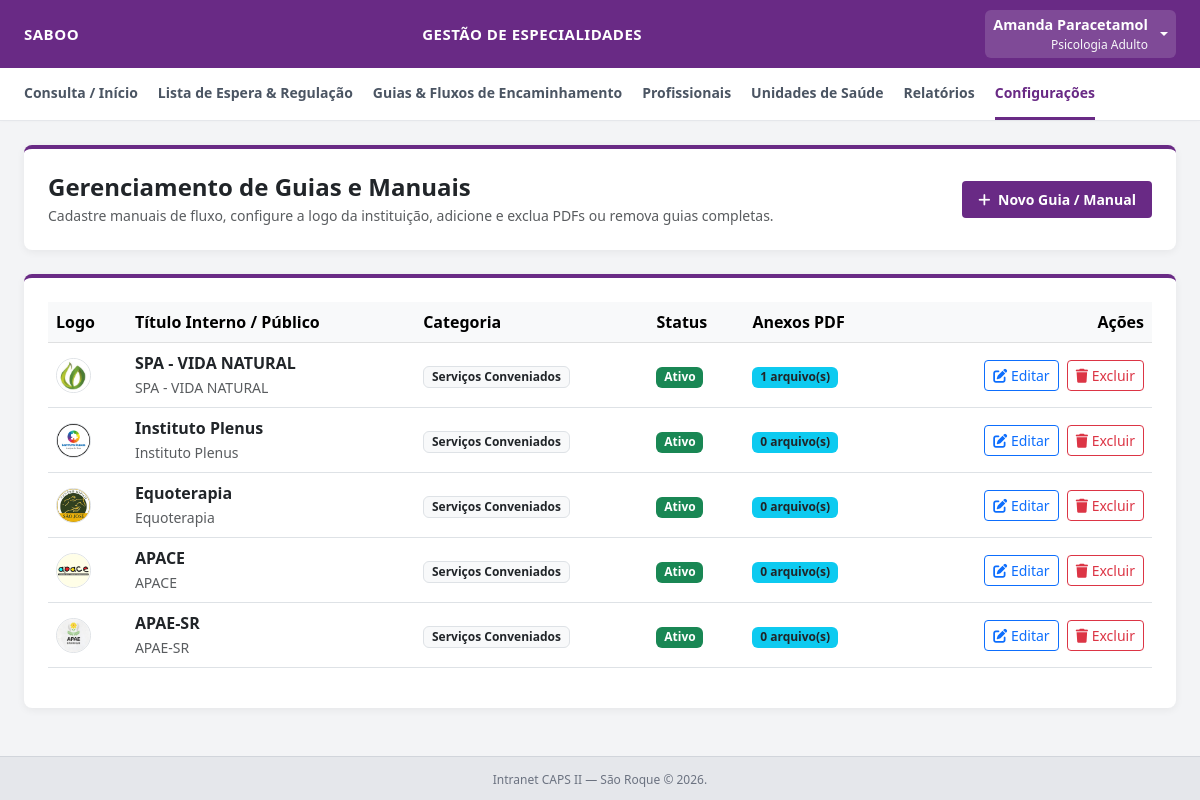
/admin/configuracoes/guias (signed in), run on the app's committed database.
### tables this page shows
CREATE TABLE guias_fluxos (
            id INTEGER PRIMARY KEY AUTOINCREMENT,
            titulo_interno TEXT NOT NULL,
            titulo TEXT NOT NULL,
            categoria TEXT NOT NULL,
            logo_path TEXT,
            descricao_resumida TEXT,
            conteudo_orientacao TEXT,
            ativo INTEGER DEFAULT 1,
            created_at TIMESTAMP DEFAULT CURRENT_TIMESTAMP
        );

### app.py (the view)
@app.route('/admin/configuracoes/guias', methods=['GET'])
@login_required
@nivel_i_required
def admin_guias():
    conn = get_db_connection()
    cursor = conn.cursor()
    cursor.execute('SELECT * FROM guias_fluxos WHERE ativo = 1 ORDER BY id DESC')
    guias_raw = cursor.fetchall()
    guias = []
    for g in guias_raw:
        guia_dict = dict(g)
        cursor.execute('SELECT * FROM guias_anexos WHERE guia_id = ?', (g['id'],))
        guia_dict['anexos'] = [dict(a) for a in cursor.fetchall()]
        guias.append(guia_dict)
    conn.close()
    return render_template('admin_guias.html', guias=guias)

### app.py (called while the page is built)
def get_db_connection():
    conn = sqlite3.connect(DB_PATH, timeout=10.0)
    conn.row_factory = sqlite3.Row
    conn.execute('PRAGMA foreign_keys = ON;')
    return conn

def login_required(f):
    @wraps(f)
    def decorated_function(*args, **kwargs):
        if 'usuario_id' not in session:
            flash('Por favor, faça login para acessar o sistema.', 'warning')
            return redirect(url_for('login'))
        return f(*args, **kwargs)
    return decorated_function

def nivel_i_required(f):
    @wraps(f)
    def decorated_function(*args, **kwargs):
        if session.get('perfil') != 'NIVEL_I':
            flash(
                'Acesso restrito à gestão e administração do sistema (Nível I).',
                'danger',
            )
            return redirect(url_for('dashboard'))
        return f(*args, **kwargs)
    return decorated_function

### templates/admin_guias.html (shortened to what this page needs)
{% set perfil = session.get('perfil') %}
<!DOCTYPE html>
<html lang="pt-BR">
<head>
    <link href="https://cdn.jsdelivr.net/npm/bootstrap@5.3.0/dist/css/bootstrap.min.css" rel="stylesheet">
    <link rel="stylesheet" href="https://cdnjs.cloudflare.com/ajax/libs/font-awesome/6.0.0/css/all.min.css">
    <link rel="stylesheet" href="https://cdnjs.cloudflare.com/ajax/libs/Trumbowyg/2.27.3/ui/trumbowyg.min.css">
</head>
<body>
    <div class="topbar">
        <div class="title">{{ session.get('estabelecimento', 'CAPS II — São Roque') }}</div>
        <div class="center-title">Gestão de Especialidades</div>
        <div class="dropdown">
            <a class="dropdown-toggle text-white d-flex align-items-center text-decoration-none py-1 px-2 rounded"
               href="#" id="userMenuDropdown" role="button" data-bs-toggle="dropdown" aria-expanded="false" style="background: rgba(255,255,255,0.15);">
                <div class="text-end me-2">
                    <span class="d-block fw-semibold text-white" style="font-size: 0.9rem;">{{ session.get('nome') }}</span>
                    <small class="d-block text-light opacity-85" style="font-size: 0.75rem;">{{ session.get('profissao', 'Profissional') }}</small>
                </div>
            </a>
        </div>
    </div>
    <div class="navbar-custom">
        <a href="/dashboard">Consulta / Início</a>
        <a href="/lista-espera">Lista de Espera & Regulação</a>
        <a href="/guias-fluxo">Guias & Fluxos de Encaminhamento</a>
        {% if perfil == 'NIVEL_I' %}
            <a href="/admin/profissionais">Profissionais</a>
            <a href="/admin/estabelecimentos">Unidades de Saúde</a>
            <a href="/relatorios">Relatórios</a>
            <a href="/admin/configuracoes" class="active">Configurações</a>
        {% endif %}
    </div>
    <div class="container-custom">
        <div class="card-custom d-flex justify-content-between align-items-center">
            <div>
                <h4 class="fw-bold mb-1 text-dark">Gerenciamento de Guias e Manuais</h4>
                <p class="text-muted mb-0 small">Cadastre manuais de fluxo, configure a logo da instituição, adicione e exclua PDFs ou remova guias completas.</p>
            </div>
            <button class="btn btn-purple btn-sm px-3 py-2 fw-semibold" data-bs-toggle="modal" data-bs-target="#modalGuia" onclick="abrirModalNovo()">
                <i class="fas fa-plus me-1"></i> Novo Guia / Manual
            </button>
        </div>
        <div class="card-custom">
            <div class="table-responsive">
                <table class="table table-hover align-middle">
                    <thead class="table-light">
                        <tr>
                            <th>Logo</th>
                            <th>Título Interno / Público</th>
                            <th>Categoria</th>
                            <th>Status</th>
                            <th>Anexos PDF</th>
                            <th class="text-end">Ações</th>
                        </tr>
                    </thead>
                    <tbody>
                        {% if guias %}
                            {% for guia in guias %}
                            <tr>
                                <td>
                                    {% if guia.logo_path %}
                                        <img src="{{ url_for('static', filename=guia.logo_path) }}" alt="Logo" class="rounded-circle border" style="width: 35px; height: 35px; object-fit: cover;">
                                    {% else %}
                                        <span class="badge bg-secondary">Sem Logo</span>
                                    {% endif %}
                                </td>
                                <td>
                                    <strong>{{ guia.titulo_interno or guia.titulo }}</strong><br>
                                    <small class="text-muted">{{ guia.titulo }}</small>
                                </td>
                                <td><span class="badge bg-light text-dark border">{{ guia.categoria }}</span></td>
                                <td>
                                    {% if guia.ativo == 1 %}
                                        <span class="badge bg-success">Ativo</span>
                                    {% else %}
                                        <span class="badge bg-danger">Inativo</span>
                                    {% endif %}
                                </td>
                                <td>
                                    <span class="badge bg-info text-dark">{{ guia.anexos|length }} arquivo(s)</span>
                                </td>
                                <td class="text-end">
                                    <button class="btn btn-sm btn-outline-primary me-1" onclick='editarGuia({{ guia | tojson | safe }})'>
                                        <i class="fas fa-edit"></i> Editar
                                    </button>
                                    <button class="btn btn-sm btn-outline-danger" onclick="confirmarExclusaoGuia({{ guia.id }}, '{{ (guia.titulo_interno or guia.titulo) | escape }}')">
                                        <i class="fas fa-trash"></i> Excluir
                                    </button>
                                </td>
                            </tr>
                            {% endfor %}
                        {% else %}
                            <tr>
                                <td colspan="6" class="text-center text-muted py-4">Nenhum guia cadastrado.</td>
                            </tr>
                        {% endif %}
                    </tbody>
                </table>
            </div>
        </div>
    </div>
    <div class="footer">Intranet CAPS II — São Roque &copy; 2026.</div>
</body>
</html>

### templates/admin_guias.html (style rules this page uses)
* { box-sizing: border-box; margin: 0; padding: 0; font-family: 'Segoe UI', Tahoma, Geneva, Verdana, sans-serif; }
body { background-color: #f3f4f6; min-height: 100vh; display: flex; flex-direction: column; color: #1f2937; }
.topbar { background-color: #692A85; color: white; padding: 10px 24px; display: flex; justify-content: space-between; align-items: center; box-shadow: 0 2px 4px rgba(0,0,0,0.1); }
.topbar .title { font-size: 15px; font-weight: 600; text-transform: uppercase; letter-spacing: 0.5px; white-space: nowrap; overflow: hidden; text-overflow: ellipsis; max-width: 280px; }
.topbar .center-title { font-size: 15px; font-weight: 600; text-transform: uppercase; letter-spacing: 0.5px; }
.navbar-custom { background: white; border-bottom: 1px solid #e5e7eb; padding: 0 24px; display: flex; gap: 20px; overflow-x: auto; white-space: nowrap; box-shadow: 0 1px 3px rgba(0,0,0,0.02); }
.navbar-custom a { text-decoration: none; color: #4b5563; font-size: 14px; font-weight: 600; padding: 14px 0; border-bottom: 3px solid transparent; transition: all 0.2s; display: inline-block; flex-shrink: 0; }
.navbar-custom a:hover, .navbar-custom a.active { color: #692A85; border-bottom-color: #692A85; }
.container-custom { flex: 1; padding: 24px; max-width: 1200px; margin: 0 auto; width: 100%; }
.card-custom { background: white; border-radius: 8px; box-shadow: 0 2px 8px rgba(0,0,0,0.06); padding: 24px; margin-bottom: 24px; border-top: 4px solid #692A85; }
.btn-purple { background-color: #692A85; color: white; border: none; }
.footer { text-align: center; padding: 14px 0; font-size: 12px; color: #6b7280; background-color: #e5e7eb; margin-top: auto; border-top: 1px solid #d1d5db; }

### data on the page
guias_fluxos: logo_path (picture), titulo_interno "SPA - VIDA NATURAL", titulo "SPA - VIDA NATURAL", categoria "Serviços Conveniados", ativo "Ativo", anexos|length "1"
guias_fluxos: logo_path (picture), titulo_interno "Instituto Plenus", titulo "Instituto Plenus", categoria "Serviços Conveniados", ativo "Ativo", anexos|length "0"
guias_fluxos: logo_path (picture), titulo_interno "Equoterapia", titulo "Equoterapia", categoria "Serviços Conveniados", ativo "Ativo", anexos|length "0"
guias_fluxos: logo_path (picture), titulo_interno "APACE", titulo "APACE", categoria "Serviços Conveniados", ativo "Ativo", anexos|length "0"
guias_fluxos: logo_path (picture), titulo_interno "APAE-SR", titulo "APAE-SR", categoria "Serviços Conveniados", ativo "Ativo", anexos|length "0"

### other printed values
{{ session.get('estabelecimento', 'CAPS II — São Roque') }} "SABOO"
{{ session.get('nome') }} "Amanda Paracetamol"
{{ session.get('profissao', 'Profissional') }} "Psicologia Adulto"
